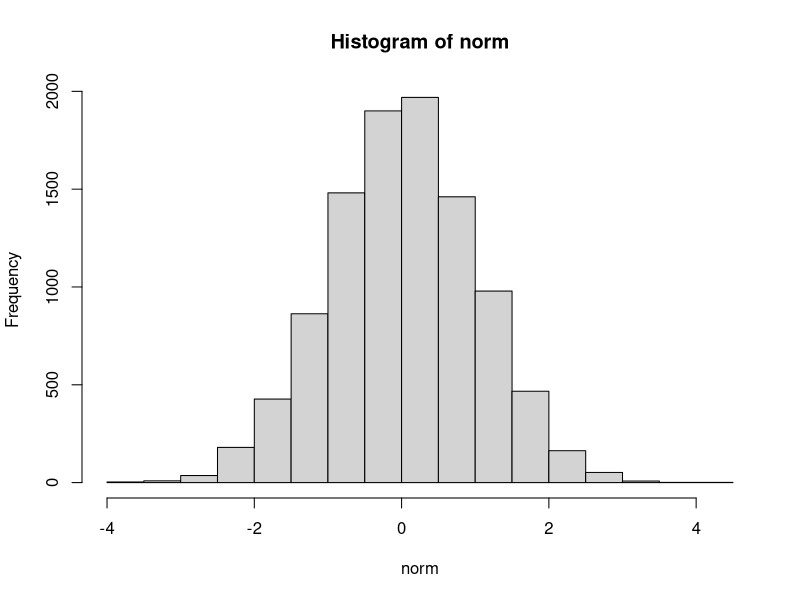

The R source for this figure:
## ---- chunk 1
norm <- rnorm(10000)
hist(norm)
